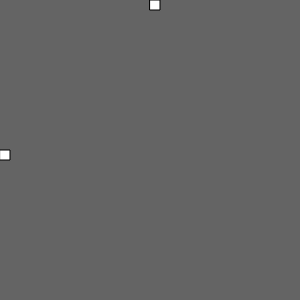
Frame 1 (no input)
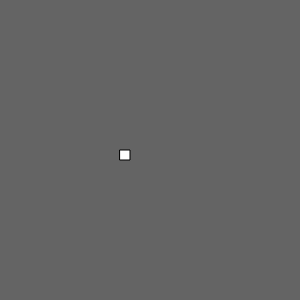
Frame 60 (no input)
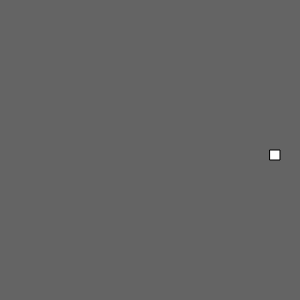
Frame 120 (the mouse pressed at the canvas centre since frame 60)

The p5.js sketch that drew these frames (run headless with seeded random() and noise() and a simulated clock; from frame 60 on, the mouse is pressed at the canvas centre):

// p5.js sketch
// ── sketch.js
var x = 0;
var y = 0;

function setup() {
  // put setup code here
  createCanvas (300, 300);

}

function draw() {
  // put drawing code here
  background (100);
  rect (x, height/2, 10, 10);
  rect (width/2, y, 10, 10);
  x += 30;
  y += 6;

  if (x > width) {
    x = 0;
  }

  if (x > height) {
    y = 0;
  }

}
